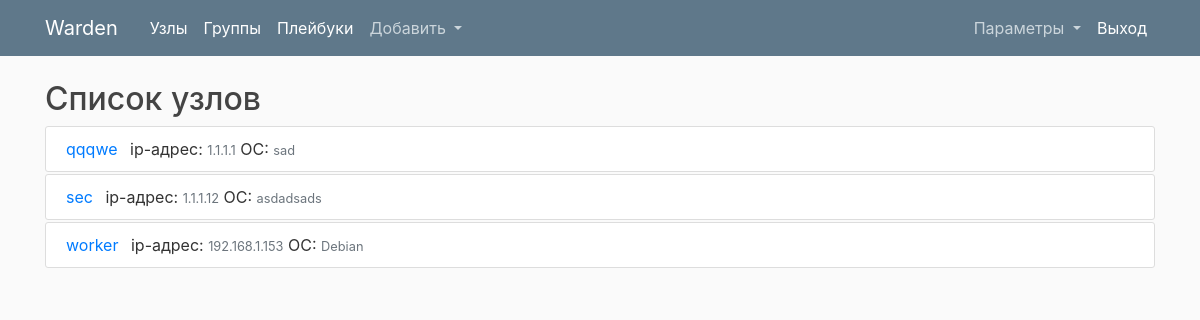
The page /host_list (signed in) on the database its author committed.
### app/dbase.py (models this page shows, shortened)
class Hosts(db.Model):
    id=db.Column(db.Integer, primary_key=True)
    hostname=db.Column(db.String(200), unique=True, nullable=False)
    ip_address=db.Column(db.String(200), unique=True, nullable=False)
    last_sync_state=db.Column(db.String(10))
    last_sync=db.Column(db.DateTime)
    os=db.Column(db.String(100))

### app/routes.py (the view)
@app.route("/")
@app.route("/host_list")
def host_list():
    list=Hosts.query.all()
    return render_template('host_list.html', hosts=list)

### app/dbase.py (called while the page is built)
@login_manager.user_loader
def load_user(user_id):
    return User.query.get(int(user_id))

### app/templates/host_list.html
{% extends "layout.html" %}
{% block content %}
{% if current_user.is_authenticated %}
    <h2> Список узлов </h2>
    {% for host in hosts %}
        <article class="media content-section">
            <div class="media-body">
                <a class="mr-2" href="{{ url_for('host_info', host_id=host.id) }}">{{ host.hostname }}</a>
                ip-адрес: <small class="text-muted">{{ host.ip_address }}</small>
                ОС: <small class="text-muted">{{ host.os }}</small>
            </div>
        </article>
    {% endfor %}
{% endif %}
{% endblock content %}

### app/static/main.css (style rules this page uses)
body { background: #fafafa; color: #333333; margin-top: 5rem; }
h1, h2, h3, h4, h5, h6 { color: #444444; }
.content-section { background: #ffffff; padding: 10px 20px; border: 1px solid #dddddd; border-radius: 3px; margin-bottom: 2px; }

### rows shown on the page
Hosts: hostname "qqqwe", ip_address "1.1.1.1", os "sad"
Hosts: hostname "sec", ip_address "1.1.1.12", os "asdadsads"
Hosts: hostname "worker", ip_address "192.168.1.153", os "Debian"
